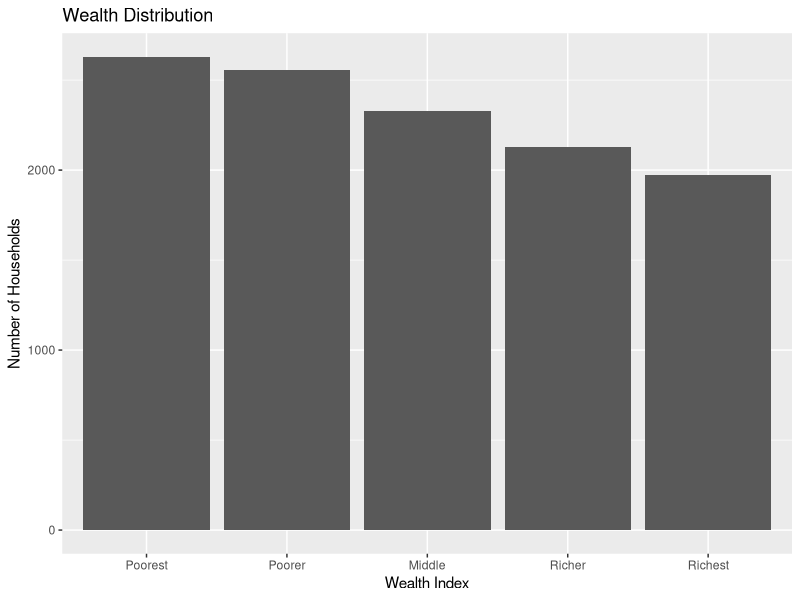
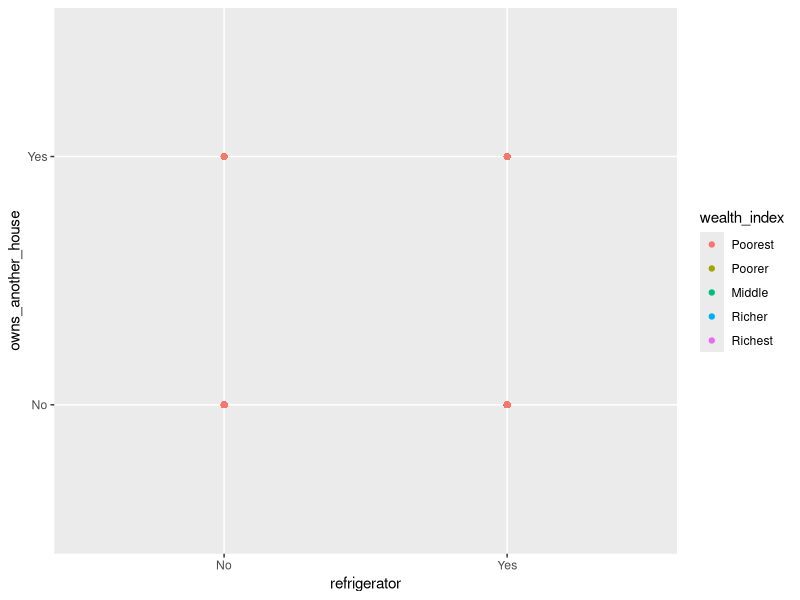

Generate these figures, in order, with R:
library(readr)
library(tidyr)
library(ggplot2)

household <- read.table(file="household.csv", sep=";", header = TRUE, na.strings = c("" , " ","\t ", "Missing" ))

household <- separate(household, region_combined, c("compass", "region", "settlement"))

household <- na.omit(household)

# Refactor levels of wealth index
household$wealth_index <- factor(household$wealth_index, 
                                 levels = c("Poorest", "Poorer", "Middle", "Richer", "Richest"))

# Rate of related attributes
household$man_member_rate = (household$household_member - household$woman_member) / household$household_member
household$woman_member_rate = household$woman_member / household$household_member
household$child_member_rate = household$children_under_5 / household$household_member
household$bedroom_rate = household$bedroom_number / household$rooms_number


ggplot(household, aes(x = wealth_index)) +
  geom_bar() + ggtitle("Wealth Distribution") +
  xlab("Wealth Index") + ylab("Number of Households")

ggplot(household, aes(x = refrigerator, 
                 y = owns_another_house,
                 color = wealth_index)) + 
  geom_point()


table(household$wealth_index, household$house_ownership)
table(household$wealth_index, household$owns_another_house)
table(household$wealth_index, household$car)
table(household$wealth_index, household$refrigerator)
table(household$wealth_index, household$heating)
table(household$wealth_index, household$mobile_phone)
table(household$wealth_index, household$motorcycle)




